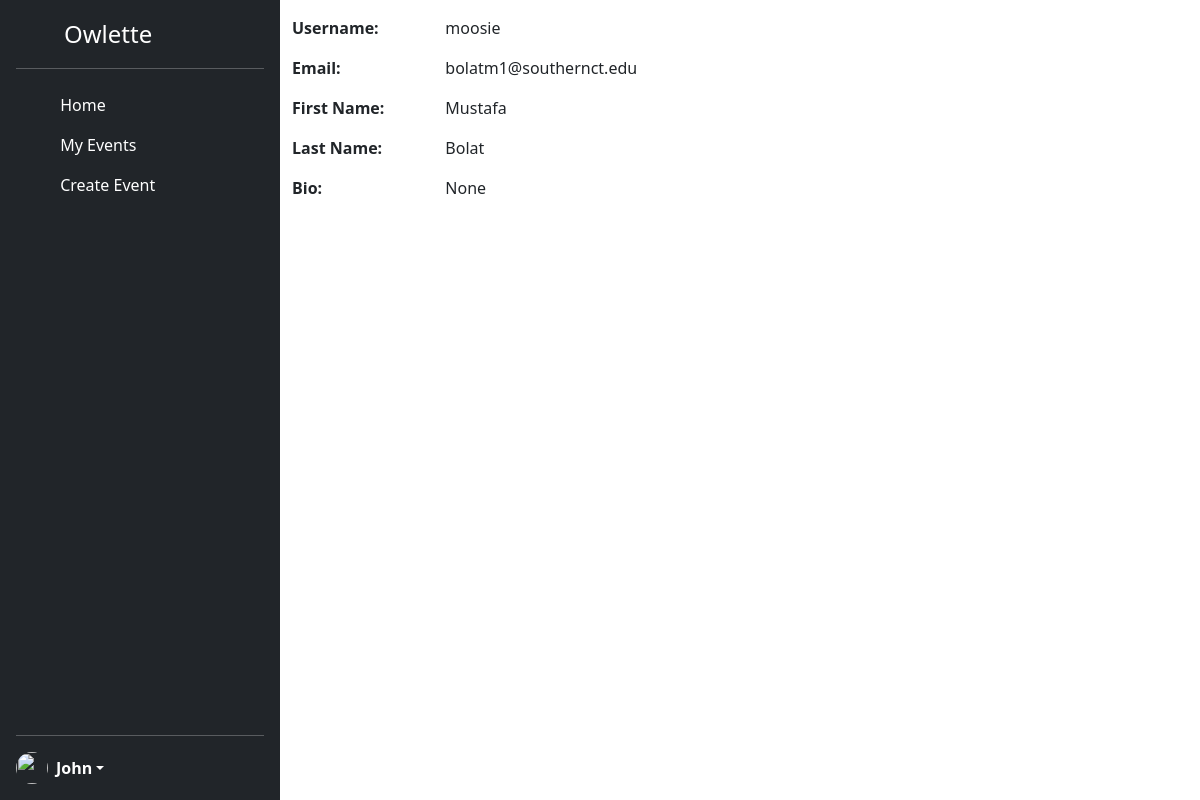
The page /profile/2 (signed in) on the database as committed earlier.
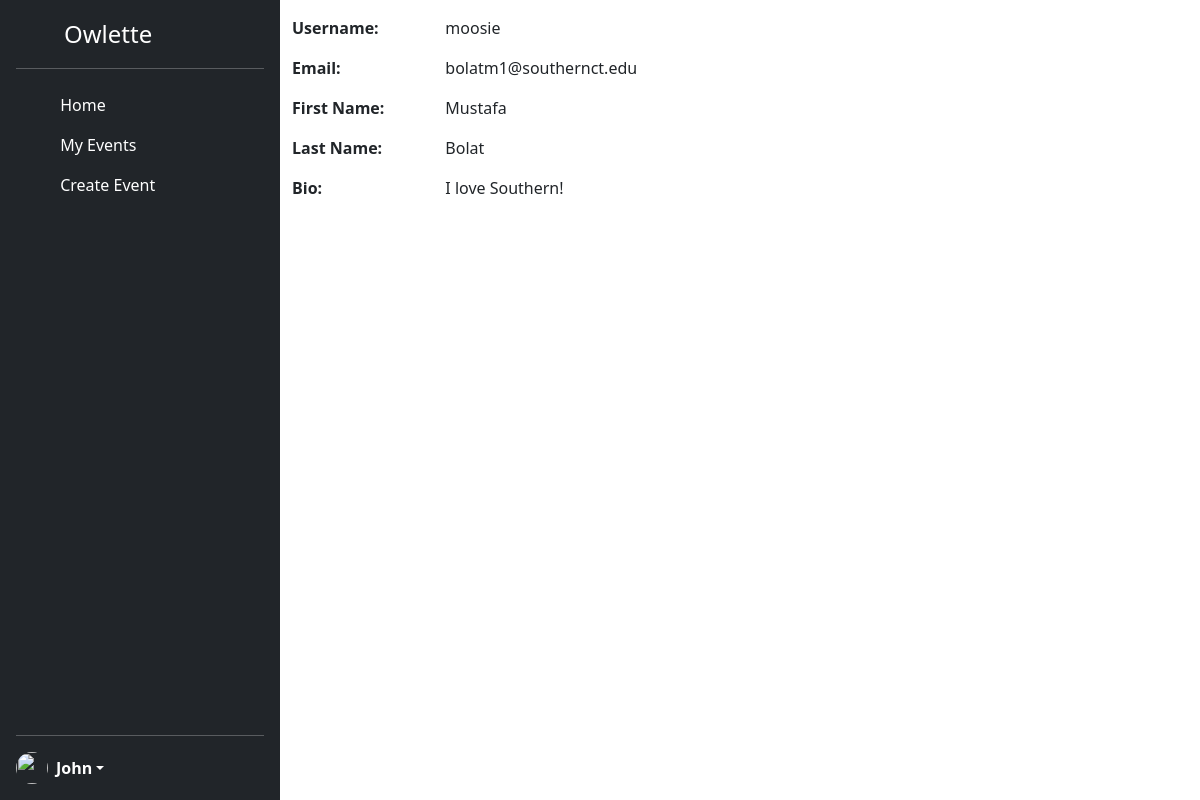
The same page on the database as committed later.
### models.py (models this page shows, shortened)
class User(db.Model, UserMixin):
    __tablename__ = 'user'
    userid = db.Column(db.Integer,
                   primary_key=True)
    username = db.Column(db.String(40),
                         nullable=False,
                         unique=True)
    email = db.Column(db.String(40),
                      unique=True,
                      nullable=False)
    password = db.Column(db.String(200),
                         unique=False,
                         nullable=False)
    firstname = db.Column(db.String(40),
                         nullable=False)
    lastname = db.Column(db.String(40),
                         nullable=False)
    bio = db.Column(db.String(255),
                         nullable=True)
    created_at = db.Column(db.DateTime,
                           nullable=False,
                           default=datetime.now(pytz.timezone('US/Eastern')))
    ismod = db.Column(db.Boolean,
                           default=False)
    posts = db.relationship('Event', backref='author', lazy='dynamic')

### app.py (the view)
@app.route('/profile/<int:userid>')
@login_required
def profileView(userid):
    user = User.query.get(userid)
    return render_template('profileview.html', user=user )

### app.py (called while the page is built)
@login_manager.user_loader
def load_user(userid):
    return User.query.get(int(userid))

### templates/profileview.html (shortened to what this page needs)
{% extends "base.html" %}
{% block content %}
<div class="container">
    <div class="row pt-3">
        <div class="col-md-6">
            <div class="row mb-3">
                <div class="col-4 fw-bold">Username:</div>
                <div class="col-4">{{ user.username }}</div>
            </div>
            <div class="row mb-3">
                <div class="col-4 fw-bold">Email:</div>
                <div class="col-4">{{ user.email }}</div>
            </div>
            <div class="row mb-3">
                <div class="col-4 fw-bold">First Name:</div>
                <div class="col-4">{{ user.firstname }}</div>
            </div>
            <div class="row mb-3">
                <div class="col-4 fw-bold">Last Name:</div>
                <div class="col-4">{{ user.lastname }}</div>
            </div>
            <div class="row mb-3">
                <div class="col-4 fw-bold">Bio:</div>
                <div class="col-4">{{ user.bio }}</div>
            </div>
        </div>
    </div>
</div>
{% endblock %}

Rows that differ between the two databases and show on the page:
changed User "moosie": bio "None" → "I love Southern!"
